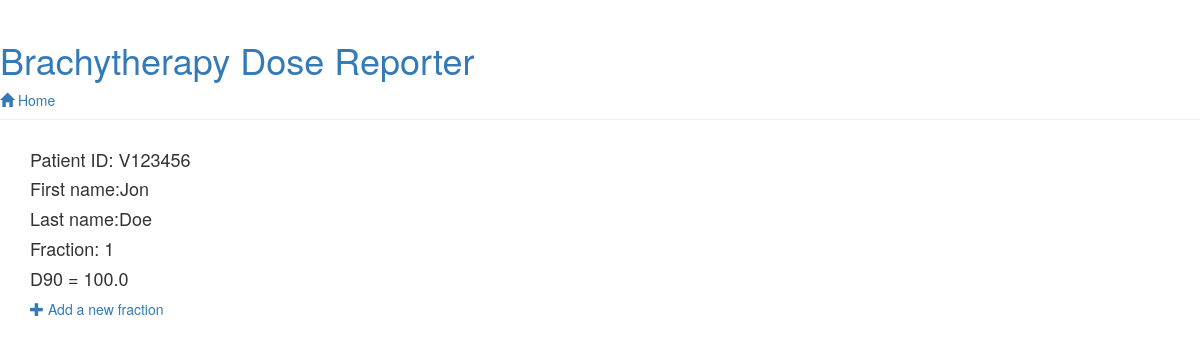
The app's page /patient/V123456/, older data.
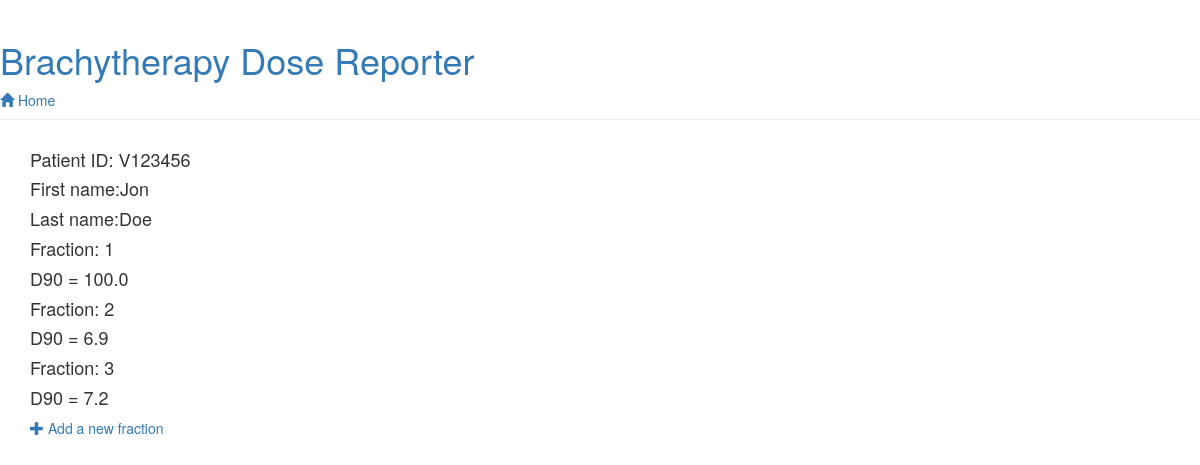
The same page, newer data.
### doseapp/models.py (models this page shows, shortened)
class Patient(models.Model):
    patient_id = models.CharField(max_length=7, primary_key=True)
    first_name = models.CharField(max_length=200)
    last_name = models.CharField(max_length=200)

class Fraction(models.Model):
    patient = models.ForeignKey(Patient, on_delete=models.CASCADE)
    fraction_number = models.IntegerField(blank=False)
    D90 = models.FloatField(blank=False)

### doseapp/views.py (the view)
# urls.py: url(r'^patient/(?P<pk>V\d+)/$', views.patient_detail, name='patient_detail'),
def patient_detail(request, pk):
    patient = get_object_or_404(Patient, pk=pk)
    fractions = Fraction.objects.filter(patient=pk)
    return render(request, 'doseapp/patient_detail.html', {'patient': patient, 'fractions':fractions})

### doseapp/templates/doseapp/patient_detail.html
{% extends 'doseapp/base.html' %} {% block content %}
<div class="patient">
    <h4>Patient ID: {{ patient.patient_id }}</h4>
    <h4>First name:{{ patient.first_name }}</h4>
    <h4>Last name:{{ patient.last_name }}</h4>
</div>
<div class="fraction">
    {% for fraction in fractions %}
    <h4>Fraction: {{ fraction.fraction_number }}</h4>
    <h4>D90 = {{ fraction.D90 }}</h4>
    {% endfor %}
</div>
<a href="{% url 'fraction_new' %}" class="top-menu"><span class="glyphicon glyphicon-plus"></span>   Add a new fraction</a> {% endblock %}

### doseapp/templates/doseapp/base.html (shortened to what this page needs)
<html>
<head>
    <link rel="stylesheet" href="//maxcdn.bootstrapcdn.com/bootstrap/3.2.0/css/bootstrap.min.css">
    <link rel="stylesheet" href="//maxcdn.bootstrapcdn.com/bootstrap/3.2.0/css/bootstrap-theme.min.css">
</head>
<body>
    <div class="page-header">
        <h1><a href="/">Brachytherapy Dose Reporter</a></h1>
        <a href="{% url 'index' %}" class="top-menu"><span class="glyphicon glyphicon-home"></span>   Home</a>
    </div>
    <div class="content container">
        <div class="row">
            <div class="col-md-8">
                {% block content %} {% endblock %}
            </div>
        </div>
    </div>
</body>
</html>

Row changes from the older to the newer data that the page shows:
added Fraction: fraction_number "2", D90 "6.9"
added Fraction: fraction_number "3", D90 "7.2"
